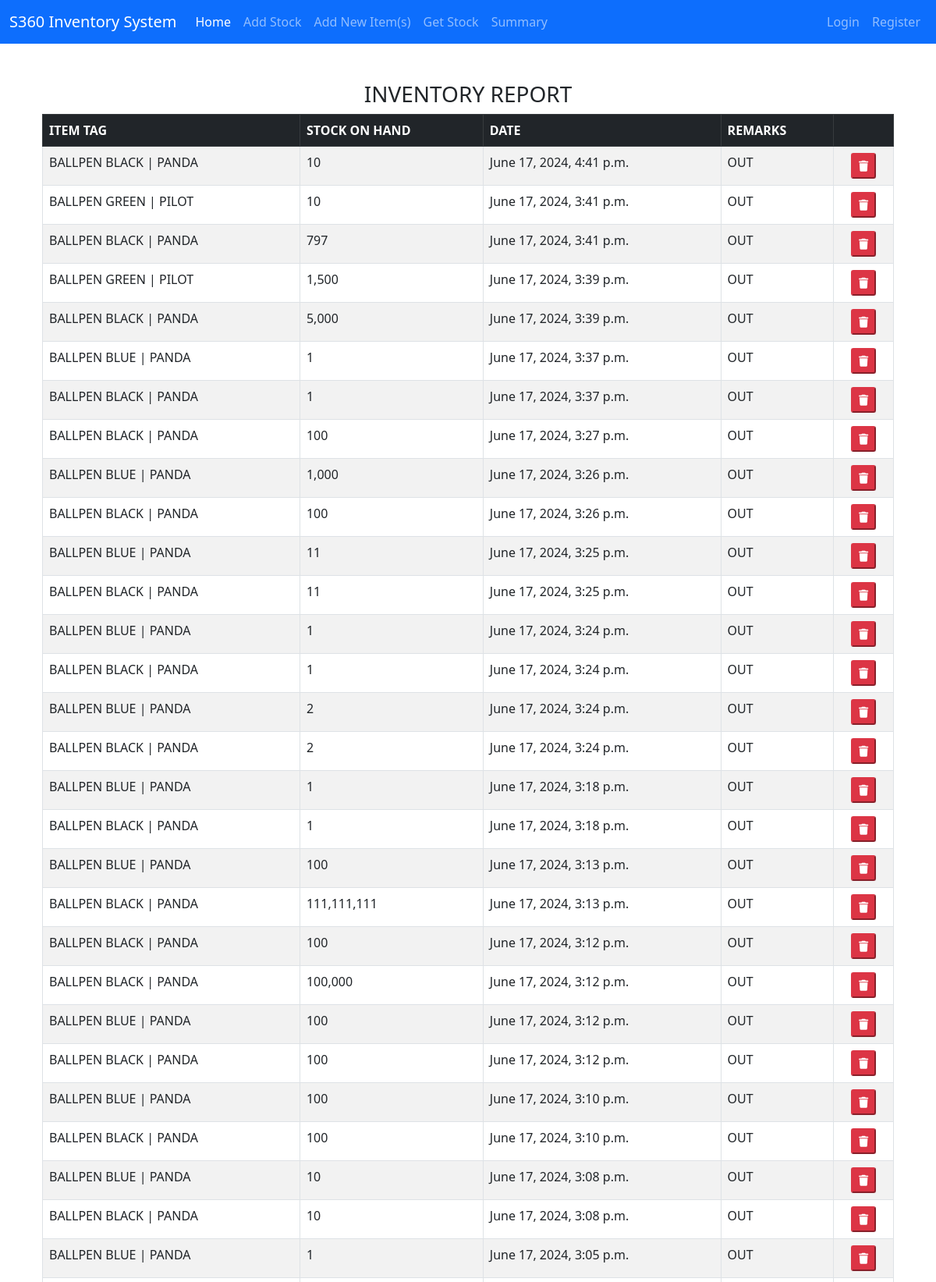
/home/ (upper part), run on the app's committed database.
### inventory/models.py (models this page shows, shortened)
class Item(models.Model):
    item_code = models.ForeignKey(ItemCode, on_delete=models.CASCADE, null=True)
    quantity = models.IntegerField(null=True)
    remarks = models.CharField(max_length=50, null=True)
    date_added = models.DateTimeField(auto_now_add=True)
    class Meta:
        ordering = ["-date_added"]

class ItemCode(models.Model):
    code = models.CharField(max_length=200, null=True)
    def __str__(self):
        return self.code

### inventory/views.py (the view)
# urls.py: path('home/', views.home, name='home'),
def home(request):
    items = Item.objects.all()
    context = {'items': items}
    return render(request,'inventory/home.html', context)

### inventory/templates/inventory/home.html (shortened to what this page needs)
{% extends 'base.html'  %}
{% block content %}
<div class="container mt-5">
<table class="table table-bordered table-hover table-striped">
  <center><h3 class="ititles">INVENTORY REPORT</h3></center>
    <thead class="table-dark">
      <tr>
        <th scope="col">ITEM TAG</th>
        <th scope="col">STOCK ON HAND</th>
        <th scope="col">DATE</th>
        <th scope="col">REMARKS</th>
        <th scope="col"></th>
      </tr>
    </thead>
    <tbody>
      {% for item in items %}
      <tr>
        <td>{{ item.item_code }}</td>
        <td>{{ item.quantity }}</td>
        <td>{{ item.date_added }}</td>
        <td>{{ item.remarks }}</td>
       <td>
          <center>
            <form action="{% url 'delete_item' item.id %}" method="POST">
              <button type="submit" class="delete-btn btn-danger btn-sm"><i class="fa-solid fa-trash"></i></button>
            </form>
          </center>
        </td>
      </tr>
      {% endfor %}
    </tbody>
  </table>
</div>
{% endblock content %}

### data on the page
Item: item_code "BALLPEN BLACK | PANDA", quantity "10", date_added "June 17, 2024, 4:41 p.m.", remarks "OUT"
Item: item_code "BALLPEN GREEN | PILOT", quantity "10", date_added "June 17, 2024, 3:41 p.m.", remarks "OUT"
Item: item_code "BALLPEN BLACK | PANDA", quantity "797", date_added "June 17, 2024, 3:41 p.m.", remarks "OUT"
Item: item_code "BALLPEN GREEN | PILOT", quantity "1,500", date_added "June 17, 2024, 3:39 p.m.", remarks "OUT"
Item: item_code "BALLPEN BLACK | PANDA", quantity "5,000", date_added "June 17, 2024, 3:39 p.m.", remarks "OUT"
Item: item_code "BALLPEN BLUE | PANDA", quantity "1", date_added "June 17, 2024, 3:37 p.m.", remarks "OUT"
Item: item_code "BALLPEN BLACK | PANDA", quantity "1", date_added "June 17, 2024, 3:37 p.m.", remarks "OUT"
Item: item_code "BALLPEN BLACK | PANDA", quantity "100", date_added "June 17, 2024, 3:27 p.m.", remarks "OUT"
Item: item_code "BALLPEN BLUE | PANDA", quantity "1,000", date_added "June 17, 2024, 3:26 p.m.", remarks "OUT"
Item: item_code "BALLPEN BLACK | PANDA", quantity "100", date_added "June 17, 2024, 3:26 p.m.", remarks "OUT"
Item: item_code "BALLPEN BLUE | PANDA", quantity "11", date_added "June 17, 2024, 3:25 p.m.", remarks "OUT"
Item: item_code "BALLPEN BLACK | PANDA", quantity "11", date_added "June 17, 2024, 3:25 p.m.", remarks "OUT"
Item: item_code "BALLPEN BLUE | PANDA", quantity "1", date_added "June 17, 2024, 3:24 p.m.", remarks "OUT"
Item: item_code "BALLPEN BLACK | PANDA", quantity "1", date_added "June 17, 2024, 3:24 p.m.", remarks "OUT"
Item: item_code "BALLPEN BLUE | PANDA", quantity "2", date_added "June 17, 2024, 3:24 p.m.", remarks "OUT"
Item: item_code "BALLPEN BLACK | PANDA", quantity "2", date_added "June 17, 2024, 3:24 p.m.", remarks "OUT"
Item: item_code "BALLPEN BLUE | PANDA", quantity "1", date_added "June 17, 2024, 3:18 p.m.", remarks "OUT"
Item: item_code "BALLPEN BLACK | PANDA", quantity "1", date_added "June 17, 2024, 3:18 p.m.", remarks "OUT"
Item: item_code "BALLPEN BLUE | PANDA", quantity "100", date_added "June 17, 2024, 3:13 p.m.", remarks "OUT"
Item: item_code "BALLPEN BLACK | PANDA", quantity "111,111,111", date_added "June 17, 2024, 3:13 p.m.", remarks "OUT"
Item: item_code "BALLPEN BLACK | PANDA", quantity "100", date_added "June 17, 2024, 3:12 p.m.", remarks "OUT"
Item: item_code "BALLPEN BLACK | PANDA", quantity "100,000", date_added "June 17, 2024, 3:12 p.m.", remarks "OUT"
Item: item_code "BALLPEN BLUE | PANDA", quantity "100", date_added "June 17, 2024, 3:12 p.m.", remarks "OUT"
Item: item_code "BALLPEN BLACK | PANDA", quantity "100", date_added "June 17, 2024, 3:12 p.m.", remarks "OUT"
Item: item_code "BALLPEN BLUE | PANDA", quantity "100", date_added "June 17, 2024, 3:10 p.m.", remarks "OUT"
Item: item_code "BALLPEN BLACK | PANDA", quantity "100", date_added "June 17, 2024, 3:10 p.m.", remarks "OUT"
Item: item_code "BALLPEN BLUE | PANDA", quantity "10", date_added "June 17, 2024, 3:08 p.m.", remarks "OUT"
Item: item_code "BALLPEN BLACK | PANDA", quantity "10", date_added "June 17, 2024, 3:08 p.m.", remarks "OUT"
Item: item_code "BALLPEN BLUE | PANDA", quantity "1", date_added "June 17, 2024, 3:05 p.m.", remarks "OUT"
